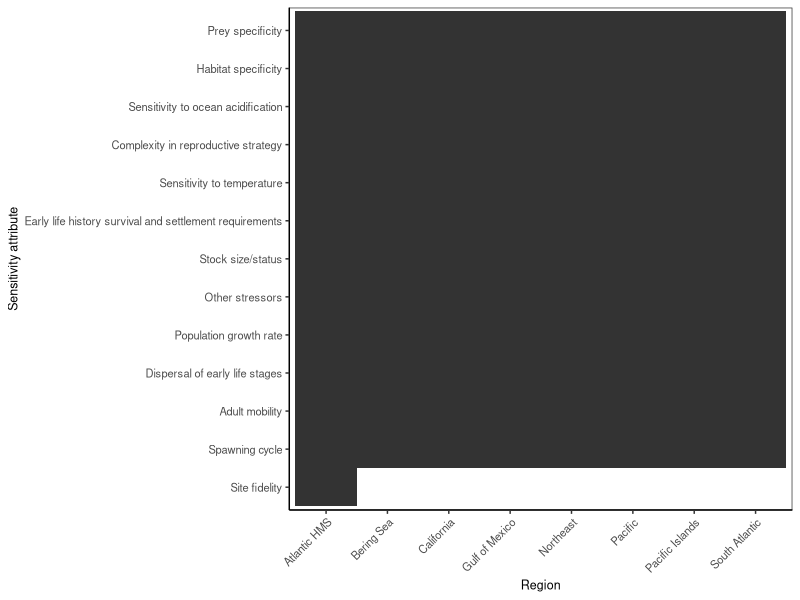

The R source for this figure:

# Clear workspace
rm(list = ls())

# Setup
################################################################################

# Packages
library(tidyverse)
library(lubridate)

# Directories
datadir <- "data"
plotdir <- "figures"

# Read data
data_orig <- readxl::read_excel("data/cva/processed/cva_sensitivity_attributes.xlsx")

# Format data
atts <- data_orig %>% 
  filter(study=="Loughran") %>% pull(attribute) %>% rev()

# Plot data
################################################################################

# Setup theme
my_theme <-  theme(axis.text=element_text(size=8),
                   axis.title=element_text(size=9),
                   legend.text=element_text(size=8),
                   legend.title=element_text(size=9),
                   strip.text=element_text(size=8),
                   plot.title=element_text(size=9),
                   # Gridlines
                   panel.grid.major = element_blank(), 
                   panel.grid.minor = element_blank(),
                   panel.background = element_blank(), 
                   axis.line = element_line(colour = "black"),
                   # Legend
                   legend.key = element_rect(fill = NA, color=NA),
                   legend.background = element_rect(fill=alpha('blue', 0)))

# Plot data
ggplot(data_orig, aes(y=factor(attribute, levels=atts), x=region)) +
  geom_tile() +
  # Labels
  labs(y="Sensitivity attribute", x="Region") +
  # Theme
  theme_bw() + my_theme +
  theme(axis.text.x = element_text(angle = 45, vjust = 1, hjust=1))
